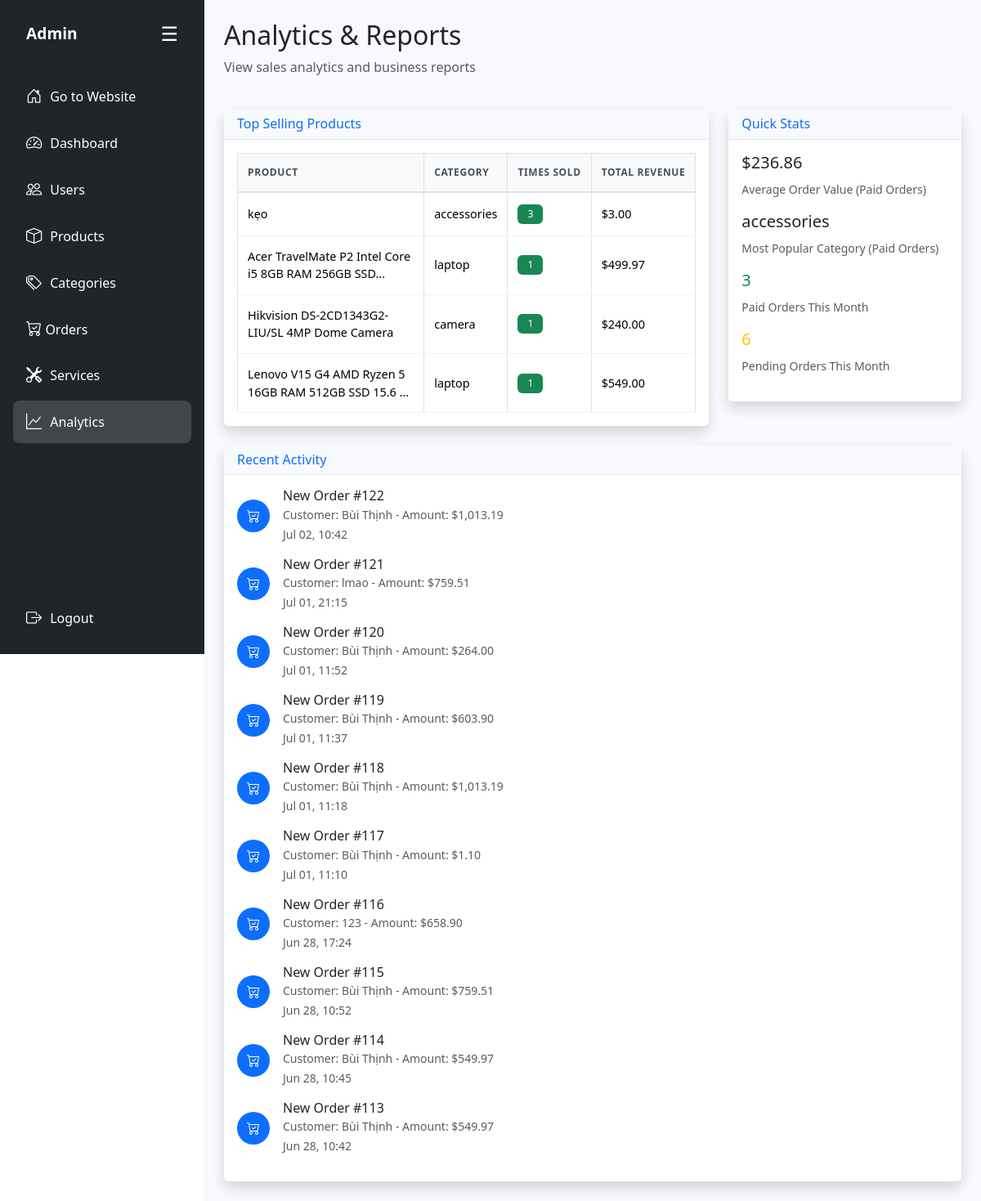
Page /admin/modules/analytics.php (signed in) on the earlier database version.
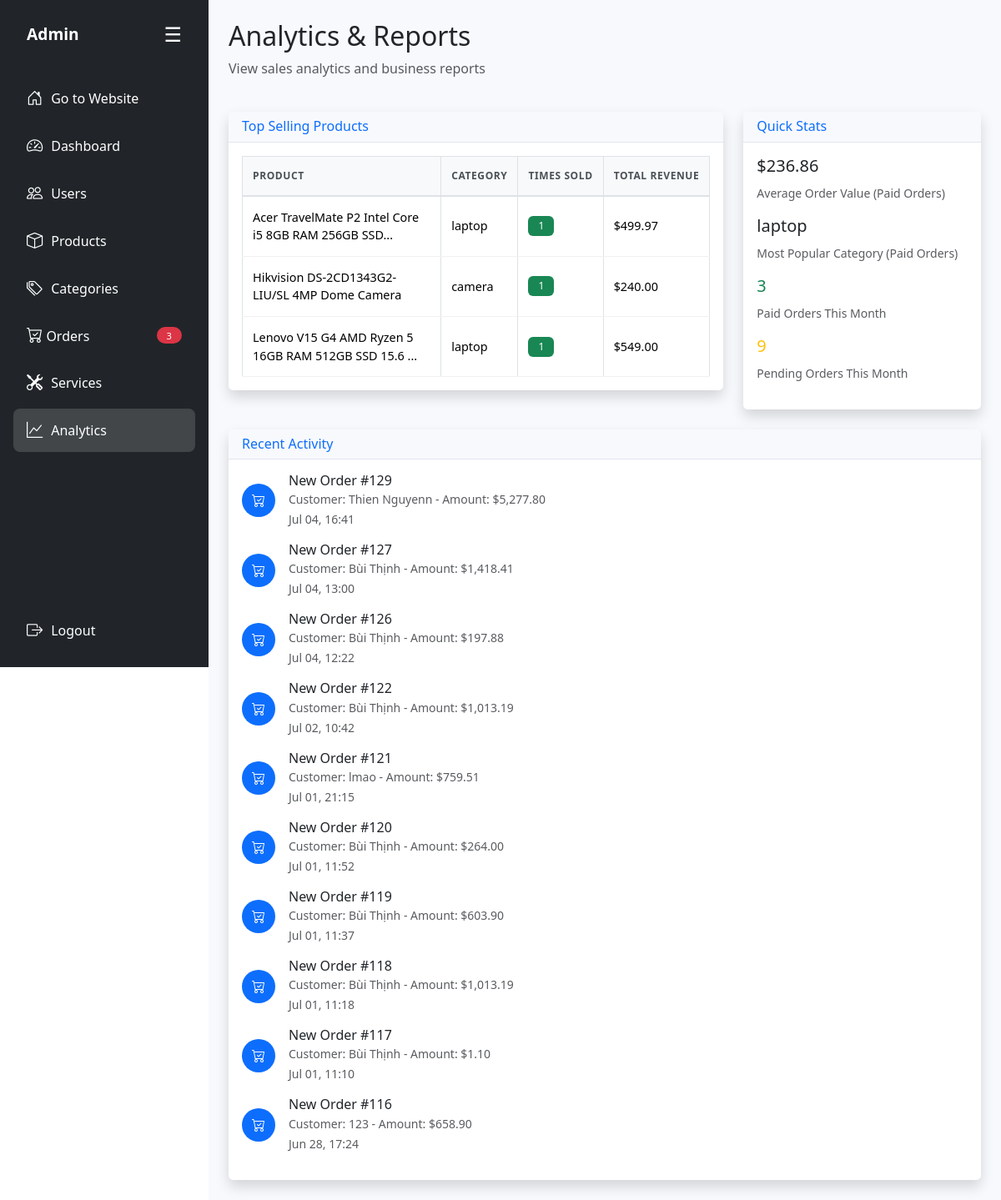
Same page on the later database version.
### tables this page shows
CREATE TABLE `bill` (
  `id` int(11) NOT NULL,
  `user_id` int(11) DEFAULT NULL,
  `order_date` datetime DEFAULT current_timestamp(),
  `order_name` varchar(50) NOT NULL,
  `order_phone` varchar(50) NOT NULL,
  `order_address` varchar(255) DEFAULT NULL,
  `order_total` decimal(12,2) DEFAULT NULL,
  `order_paymethod` tinyint(1) NOT NULL DEFAULT 0 COMMENT '0: thanh toán offline, 1: thanh toán online',
  `order_status` varchar(20) DEFAULT 'Pending'
);

### admin/modules/analytics.php (the view, shortened to what the changed rows need)
<?php
$current_page = 'analytics';
require_once '../includes/admin-layout.php';
?>
<div class="row mb-4">
    <div class="col-12">
        <h2>Analytics & Reports</h2>
    </div>
</div>
<div class="row mb-4">
    <div class="col-lg-8">
        <div class="card shadow">
            <div class="card-body">
                <div class="table-responsive">
                    <table class="table table-bordered">
                        <thead>
                            <tr>
                                <th>Product</th>
                                <th>Category</th>
                                <th>Times Sold</th>
                                <th>Total Revenue</th>
                            </tr>
                        </thead>
                        <tbody>
                            <?php
                            try {
                                $stmt = $conn->prepare("
                                    SELECT p.name, COALESCE(pc.category_name, 'Uncategorized') as category_name,
                                           COUNT(cc.id) as times_sold,
                                           SUM(cc.quantity * cc.price) as total_revenue
                                    FROM checkout_cart cc
                                    LEFT JOIN product p ON cc.product_name = p.name
                                    LEFT JOIN product_category pc ON p.category_id = pc.id
                                    INNER JOIN bill b ON cc.bill_id = b.id  -- KẾT HỢP với bảng bill
                                    WHERE p.name IS NOT NULL
                                    AND (b.order_status = 1 OR b.order_status = 'Paid')  -- CHỈ TÍNH ĐƠN ĐÃ THANH TOÁN
                                    GROUP BY p.id, p.name
                                    ORDER BY times_sold DESC
                                    LIMIT 10
                                ");
                                $stmt->execute();
                                while ($product = $stmt->fetch(PDO::FETCH_ASSOC)) {
                                    echo "<tr>";
                                    echo "<td>" . substr($product['name'], 0, 50) . (strlen($product['name']) > 50 ? '...' : '') . "</td>";
                                    echo "<td>{$product['category_name']}</td>";
                                    echo "<td><span class='badge bg-success'>{$product['times_sold']}</span></td>";
                                    echo "<td>$" . number_format($product['total_revenue'], 2) . "</td>";
                                    echo "</tr>";
                                }
                            } catch (Exception $e) {
                                echo "<tr><td colspan='4' class='text-center text-danger'>Error loading data: {$e->getMessage()}</td></tr>";
                            }
                            ?>
                        </tbody>
                    </table>
                </div>
            </div>
        </div>
    </div>
    <div class="col-lg-4">
        <div class="card shadow">
            <div class="card-body">
                <?php
                try {
                    $stmt = $conn->prepare("
                        SELECT pc.category_name, COUNT(cc.id) as count
                        FROM checkout_cart cc
                        JOIN product p ON cc.product_name = p.name
                        JOIN product_category pc ON p.category_id = pc.id
                        JOIN bill b ON cc.bill_id = b.id
                        WHERE b.order_status = 1 OR b.order_status = 'Paid'
                        GROUP BY pc.id
                        ORDER BY count DESC
                        LIMIT 1
                    ");
                    $stmt->execute();
                    $popular_category = $stmt->fetch();
                    $stmt = $conn->prepare("
                        SELECT
                            COUNT(CASE WHEN order_status = 1 OR order_status = 'Paid' THEN 1 END) as paid_count,
                            COUNT(CASE WHEN order_status = 0 OR order_status = 'Pending' THEN 1 END) as pending_count
                        FROM bill
                        WHERE MONTH(order_date) = MONTH(CURDATE())
                        AND YEAR(order_date) = YEAR(CURDATE())
                    ");
                    $stmt->execute();
                    $monthly_stats = $stmt->fetch();
                    echo "<div class='mb-3'>";
                    echo "<h5>" . ($popular_category['category_name'] ?? 'N/A') . "</h5>";
                    echo "<small class='text-muted'>Most Popular Category (Paid Orders)</small>";
                    echo "</div>";
                    echo "<div class='mb-3'>";
                    echo "<h5 class='text-warning'>{$monthly_stats['pending_count']}</h5>";
                    echo "<small class='text-muted'>Pending Orders This Month</small>";
                    echo "</div>";
                } catch (Exception $e) {
                    echo "<div class='alert alert-danger'>Error loading stats</div>";
                }
                ?>
            </div>
        </div>
    </div>
</div>
<div class="row">
    <div class="col-12">
        <div class="card shadow">
            <div class="card-body">
                <div class="timeline">
                    <?php
                    try {
                        $stmt = $conn->prepare("
                            SELECT 'order' as type, id, order_name as name, order_date as date, order_total as amount
                            FROM bill
                            ORDER BY order_date DESC
                            LIMIT 10
                        ");
                        $stmt->execute();
                        while ($activity = $stmt->fetch(PDO::FETCH_ASSOC)) {
                            $time_ago = date('M d, H:i', strtotime($activity['date']));
                            echo "<div class='d-flex align-items-center mb-3'>";
                            echo "<div class='flex-shrink-0'>";
                            echo "<div class='bg-primary text-white rounded-circle p-2' style='width: 40px; height: 40px; display: flex; align-items: center; justify-content: center;'>";
                            echo "<i class='bi bi-cart-check'></i>";
                            echo "</div>";
                            echo "</div>";
                            echo "<div class='flex-grow-1 ms-3'>";
                            echo "<h6 class='mb-0'>New Order #{$activity['id']}</h6>";
                            echo "<small class='text-muted'>Customer: {$activity['name']} - Amount: $" . number_format($activity['amount'], 2) . "</small>";
                            echo "<br><small class='text-muted'>{$time_ago}</small>";
                            echo "</div>";
                            echo "</div>";
                        }
                    } catch (Exception $e) {
                        echo "<div class='alert alert-danger'>Error loading recent activity</div>";
                    }
                    ?>
                </div>
            </div>
        </div>
    </div>
</div>
<?php require_once '../includes/admin-layout-footer.php'; ?>

### admin/includes/admin-layout.php (shortened to what the changed rows need)
<?php
$current_dir = basename(dirname($_SERVER['PHP_SELF']));
$base_path = '';
if ($current_dir == 'home-page') {
    $base_path = '../modules/';
    $dashboard_path = 'admin.php';
} elseif ($current_dir == 'modules') {
    $base_path = '';
}
$servername = "localhost";
$username = "root";
$password = "";
$dbname = "banhang";
try {
    $conn = new PDO("mysql:host=$servername;dbname=$dbname;charset=utf8mb4", $username, $password);
    $conn->setAttribute(PDO::ATTR_ERRMODE, PDO::ERRMODE_EXCEPTION);
    $conn->setAttribute(PDO::ATTR_DEFAULT_FETCH_MODE, PDO::FETCH_ASSOC);
    $new_orders_count = 0;
    try {
        $admin_id = $_SESSION['user_id'] ?? 0;
        $last_view_stmt = $conn->prepare("SELECT last_view_time FROM admin_order_views WHERE admin_user_id = ?");
        $last_view_stmt->execute([$admin_id]);
        $last_view = $last_view_stmt->fetch();
        $last_view_time = $last_view ? $last_view['last_view_time'] : '1970-01-01 00:00:00';
        $count_stmt = $conn->prepare("
            SELECT COUNT(*) as count
            FROM bill
            WHERE order_date > ?
            AND order_date >= DATE_SUB(NOW(), INTERVAL 24 HOUR)
        ");
        $count_stmt->execute([$last_view_time]);
        $result = $count_stmt->fetch();
        $new_orders_count = $result['count'];
    } catch (Exception $e) {
        $new_orders_count = 0;
    }
} catch (PDOException $e) {
    die("Database connection failed: " . $e->getMessage());
}
$current_page = $current_page ?? 'dashboard';
?>
<!DOCTYPE html>
<html lang="en">
<head>
    <link href="https://cdn.jsdelivr.net/npm/bootstrap@5.3.3/dist/css/bootstrap.min.css" rel="stylesheet">
    <link href="https://cdn.jsdelivr.net/npm/bootstrap-icons@1.11.1/font/bootstrap-icons.css" rel="stylesheet">
    <link rel="stylesheet" href="../../asset/admin-style.css">
</head>
<body>
    <div class="d-flex">
        <div id="sidebar" class="bg-dark text-white p-3 sidebar d-flex flex-column justify-content-between">
            <div>
                <ul class="nav flex-column">
                    <li class="nav-item">
                        <a href="<?php echo $base_path; ?>orders.php" class="nav-link text-white <?php echo $current_page == 'orders' ? 'active' : ''; ?> d-flex justify-content-between align-items-center">
                            <span><i class="bi bi-cart-check"></i> <span>Orders</span></span>
                            <?php if ($new_orders_count > 0): ?>
                                <span id="new-orders-badge" class="badge bg-danger rounded-pill"><?php echo $new_orders_count; ?></span>
                            <?php endif; ?>
                        </a>
                    </li>
                </ul>
            </div>
        </div>
        <div class="content flex-fill p-4">
            <div id="admin-content">

Differences in the rows shown:
no longer on this page (row unchanged): bill: id "115", order_name "Bùi Thịnh", order_total "759.51", order_date "Jun 28, 10:52"
no longer on this page (row unchanged): bill: id "114", order_name "Bùi Thịnh", order_total "549.97", order_date "Jun 28, 10:45"
no longer on this page (row unchanged): bill: id "113", order_name "Bùi Thịnh", order_total "549.97", order_date "Jun 28, 10:42"
added bill: id "129", order_name "Thien Nguyenn", order_total "5,277.80", order_date "Jul 04, 16:41"
added bill: id "127", order_name "Bùi Thịnh", order_total "1,418.41", order_date "Jul 04, 13:00"
added bill: id "126", order_name "Bùi Thịnh", order_total "197.88", order_date "Jul 04, 12:22"
Other differences:
$new_orders_count: (not shown) → "3"
$popular_category['category_name']: "accessories" → "laptop"
$monthly_stats['pending_count']: "6" → "9"
list line gone: "kẹo accessories 3 $ 3.00"
